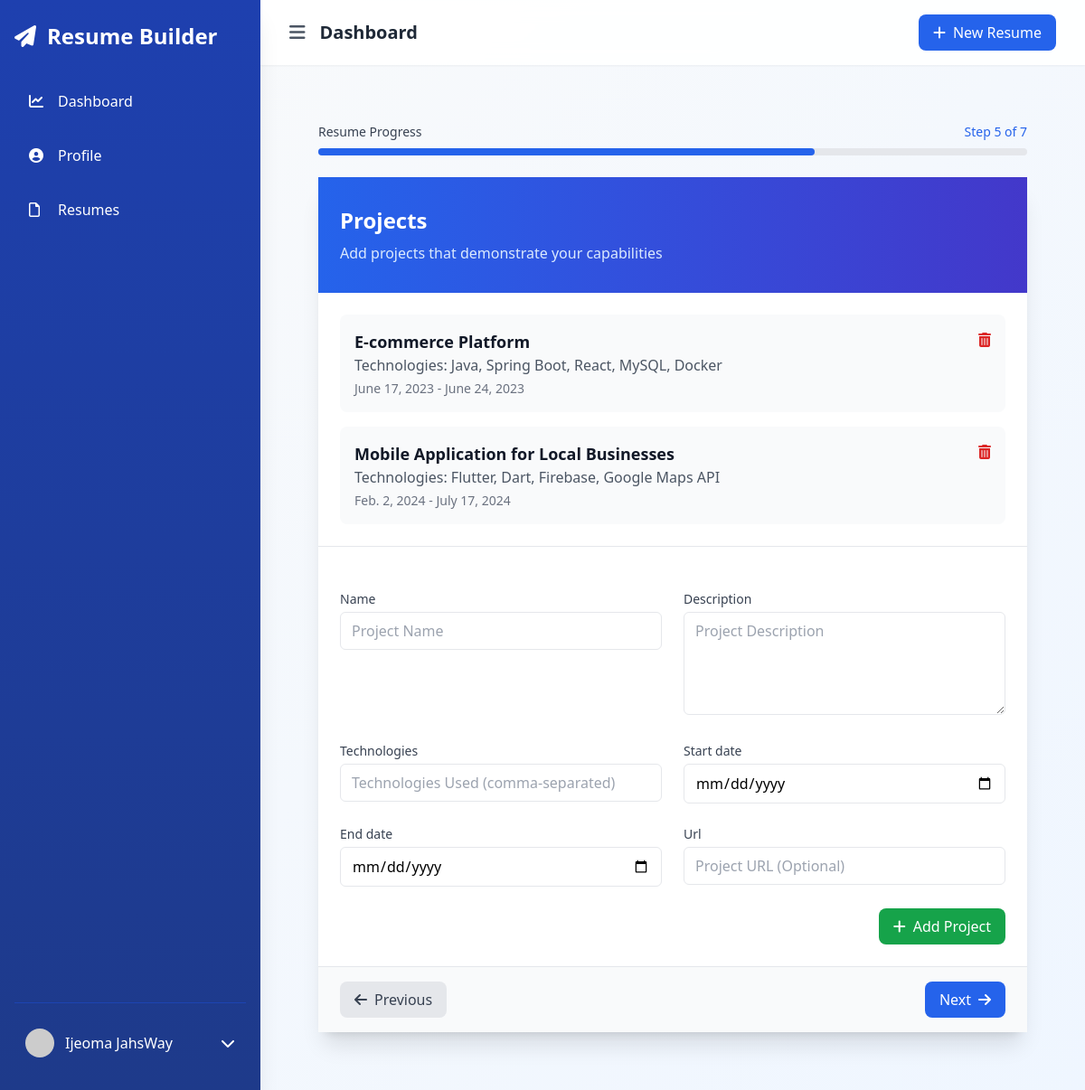
Page /resumes/novas-resume-962922d6/projects/ (signed in) on the committed database.
### resumes/models.py (models this page shows)
class Project(models.Model):
    resume = models.ForeignKey(Resume, on_delete=models.CASCADE)
    name = models.CharField(max_length=100)
    description = models.TextField()
    technologies = models.CharField(max_length=200)
    start_date = models.DateField()
    end_date = models.DateField(null=True, blank=True)
    url = models.URLField(blank=True)

### resumes/views.py (the view)
# urls.py: path('<slug:resume_slug>/projects/', views.projects, name='resume_projects'),
@login_required
def projects(request, resume_slug):
    resume = get_object_or_404(Resume, slug=resume_slug, user=request.user)
    projects = resume.project_set.all()
    if request.method == 'POST':
        form = ProjectForm(request.POST)
        if form.is_valid():
            project = form.save(commit=False)
            project.resume = resume
            project.save()
            messages.success(request, 'Project added successfully.')
            return redirect('resume_projects', resume_slug=resume.slug)
    else:
        form = ProjectForm()
    return render(request, 'resumes/projects.html', {
        'form': form,
        'projects': projects,
        'resume': resume,
        'section': 'projects'
    })

### core/context_processors.py (called while the page is built)
def site_settings(request):
    try:
        settings = SiteSettings.objects.first()
        templates = ResumeTemplate.objects.filter(is_active=True).order_by('?')
        return {
            'site_settings': settings,
            'featured_templates': templates
        }
    except:
        return {
            'site_settings': None,
            'featured_templates': []
        }

### resumes/templates/resumes/projects.html (shortened to what this page needs)
{% extends "accounts/dashboard_base.html" %}
{% block content %}
<div class="max-w-4xl mx-auto px-4 sm:px-6 lg:px-8 py-8">
    <div class="mb-6">
        <div class="flex justify-between items-center mb-2">
            <span class="text-sm font-medium text-gray-700">Resume Progress</span>
            <span class="text-sm font-medium text-blue-600">Step 5 of 7</span>
        </div>
        <div class="h-2 bg-gray-200 rounded-full">
            <div class="h-2 bg-blue-600 rounded-full" style="width: 70%"></div>
        </div>
    </div>
    <div class="bg-white rounded-2xl shadow-xl">
        <div class="bg-gradient-to-r from-blue-600 to-indigo-700 px-6 py-8">
            <h2 class="text-2xl font-bold text-white">Projects</h2>
            <p class="mt-2 text-blue-100">Add projects that demonstrate your capabilities</p>
        </div>
        {% if projects %}
            <div class="p-6 border-b border-gray-200">
                <div class="space-y-4">
                    {% for project in projects %}
                        <div class="bg-gray-50 rounded-lg p-4 hover:bg-gray-100 transition-colors">
                            <div class="flex justify-between items-start">
                                <div>
                                    <h4 class="text-lg font-semibold text-gray-900">{{ project.name }}</h4>
                                    <p class="text-gray-600">Technologies: {{ project.technologies }}</p>
                                    <p class="text-sm text-gray-500 mt-1">
                                        {{ project.start_date }} - {% if project.end_date %}{{ project.end_date }}{% else %}Present{% endif %}
                                    </p>
                                </div>
                                <form method="post" action="{% url 'delete_project' resume.slug project.id %}" class="ml-4">
                                    <button type="submit" class="text-red-600 hover:text-red-800 transition-colors">
                                        <i class="fas fa-trash-alt"></i>
                                    </button>
                                </form>
                            </div>
                        </div>
                    {% endfor %}
                </div>
            </div>
        {% endif %}
        <div class="p-6">
            <form method="post" class="space-y-6">
                <div class="grid grid-cols-1 md:grid-cols-2 gap-6">
                    {% for field in form %}
                        <div class="space-y-1">
                            <label for="{{ field.id_for_label }}" class="block text-sm font-medium text-gray-700">
                                {{ field.label }}
                            </label>
                            {{ field }}
                        </div>
                    {% endfor %}
                </div>
                <div class="flex justify-end">
                    <button type="submit" class="inline-flex items-center px-4 py-2 bg-green-600 text-white rounded-lg hover:bg-green-700 transition-colors">
                        <i class="fas fa-plus mr-2"></i>Add Project
                    </button>
                </div>
            </form>
        </div>
        <div class="px-6 py-4 bg-gray-50 border-t border-gray-200 flex justify-between">
            <a href="{% url 'resume_skills' resume.slug %}" class="inline-flex items-center px-4 py-2 bg-gray-200 text-gray-700 rounded-lg hover:bg-gray-300 transition-colors">
                <i class="fas fa-arrow-left mr-2"></i>Previous
            </a>
            <a href="{% url 'resume_certifications' resume.slug %}" class="inline-flex items-center px-4 py-2 bg-blue-600 text-white rounded-lg hover:bg-blue-700 transition-colors">
                Next<i class="fas fa-arrow-right ml-2"></i>
            </a>
        </div>
    </div>
</div>
{% endblock %}

### accounts/templates/accounts/dashboard_base.html (shortened to what this page needs)
<!DOCTYPE html>
<html lang="en">
<head>
    <script src="https://cdn.tailwindcss.com"></script>
    <link rel="stylesheet" href="https://cdnjs.cloudflare.com/ajax/libs/font-awesome/6.4.0/css/all.min.css">
</head>
<body class="bg-gradient-to-br from-gray-50 to-blue-50"
      x-data="{
          sidebarOpen: localStorage.getItem('sidebarOpen') === 'true' || window.innerWidth > 768,
          theme: localStorage.getItem('theme') || 'light'
      }"
      x-init="$watch('sidebarOpen', value => localStorage.setItem('sidebarOpen', value))">
    <div class="min-h-screen flex">
        <aside x-cloak
               :class="{'translate-x-0': sidebarOpen, '-translate-x-full hidden': !sidebarOpen}"
               class="fixed md:relative bg-gradient-to-b from-blue-800 to-blue-900 text-white w-72 min-h-screen z-30 sidebar-transition shadow-xl">
            <div class="h-full flex flex-col px-4 py-6">
                <div class="flex items-center justify-between mb-8">
                    <a href="{% url 'home' %}" class="text-2xl font-bold flex items-center group">
                        <i class="fas fa-paper-plane mr-3 transform group-hover:rotate-12 transition-transform"></i>
                        <span class="group-hover:text-blue-200 transition-colors">Resume Builder</span>
                    </a>
                </div>
                <nav class="flex-1">
                    <ul class="space-y-3">
                        <li x-data="{ isHovered: false }">
                            <a href="{% url 'dashboard' %}"
                               @mouseenter="isHovered = true"
                               @mouseleave="isHovered = false"
                               class="flex items-center py-3 px-4 rounded-lg transition-all duration-200 hover:bg-blue-700/50 relative overflow-hidden
                                    {% if request.path == '/dashboard/' %}bg-blue-700 border-l-4 border-white{% endif %}">
                                <i class="fas fa-chart-line w-5"></i>
                                <span class="ml-3">Dashboard</span>
                            </a>
                        </li>
                        <li x-data="{ isHovered: false }">
                            <a href="{% url 'update_profile' %}"
                               @mouseenter="isHovered = true"
                               @mouseleave="isHovered = false"
                               class="flex items-center py-3 px-4 rounded-lg transition-all duration-200 hover:bg-blue-700/50 relative overflow-hidden
                                    {% if request.path == '/profile/update/' %}bg-blue-700 border-l-4 border-white{% endif %}">
                                <i class="fas fa-user-circle w-5"></i>
                                <span class="ml-3">Profile</span>
                            </a>
                        </li>
                        <li x-data="{ isHovered: false }">
                            <a href="{% url 'resume_list' %}"
                               @mouseenter="isHovered = true"
                               @mouseleave="isHovered = false"
                               class="flex items-center py-3 px-4 rounded-lg transition-all duration-200 hover:bg-blue-700/50 relative overflow-hidden
                                    {% if request.path == '/resume_list/' %}bg-blue-700 border-l-4 border-white{% endif %}">
                                <i class="fa-regular fa-file w-5"></i>
                                <span class="ml-3">Resumes</span>
                            </a>
                        </li>
                    </ul>
                </nav>
                <div class="border-t border-blue-700/50 pt-4 space-y-2">
                    <div x-data="{ userMenuOpen: false }" class="relative">
                        <button @click="userMenuOpen = !userMenuOpen"
                                class="w-full flex items-center justify-between p-3 rounded-lg hover:bg-blue-700/50 transition-colors">
                            <div class="flex items-center">
                                <img src="{{ user.profile.profile_picture.url|default:'https://placehold.co/40x40' }}"
                                     alt="Profile"
                                     class="w-8 h-8 rounded-full object-cover">
                                <span class="ml-3">{{ user.get_full_name|default:user.username }}</span>
                            </div>
                            <i class="fas fa-chevron-down transition-transform"
                               :class="{ 'transform rotate-180': userMenuOpen }"></i>
                        </button>
                    </div>
                </div>
            </div>
        </aside>
        <div class="flex-1 flex flex-col min-h-screen w-full transition-all duration-300">
            <header class="glass-effect shadow-sm sticky top-0 z-10">
                <div class="flex justify-between items-center px-4 md:px-8 py-4">
                    <div class="flex items-center">
                        <button @click="sidebarOpen = !sidebarOpen"
                                class="text-gray-600 hover:text-gray-900 transition-colors">
                            <i class="fas fa-bars text-xl"></i>
                        </button>
                        <h1 class="ml-4 text-xl font-semibold text-gray-800">{% block header %}Dashboard{% endblock %}</h1>
                    </div>
                    <div class="flex items-center space-x-4">
                        <a href="{% url 'create_resume' %}"
                           class="bg-blue-600 text-white px-4 py-2 rounded-lg hover:bg-blue-700 transition-colors">
                            <i class="fas fa-plus mr-2"></i>New Resume
                        </a>
                    </div>
                </div>
            </header>
            <main class="flex-1 p-4 md:p-8">
                {% block content %}{% endblock %}
            </main>
        </div>
    </div>
</body>
</html>

### accounts/templates/accounts/dashboard_base.html (style rules this page uses)
.sidebar-transition { transition: all 0.3s cubic-bezier(0.4, 0, 0.2, 1); }
.glass-effect { background: rgba(255, 255, 255, 0.9); backdrop-filter: blur(10px); -webkit-backdrop-filter: blur(10px); }

### rows in the picture
Project: name "E-commerce Platform", technologies "Java, Spring Boot, React, MySQL, Docker", start_date "June 17, 2023", end_date "June 24, 2023"
Project: name "Mobile Application for Local Businesses", technologies "Flutter, Dart, Firebase, Google Maps API", start_date "Feb. 2, 2024", end_date "July 17, 2024"

### other values in the picture
{{ user.get_full_name|default:user.username }} "Ijeoma JahsWay"
{{ field.label }} "Name" "Description" "Technologies" "Start date" "End date" "Url"
